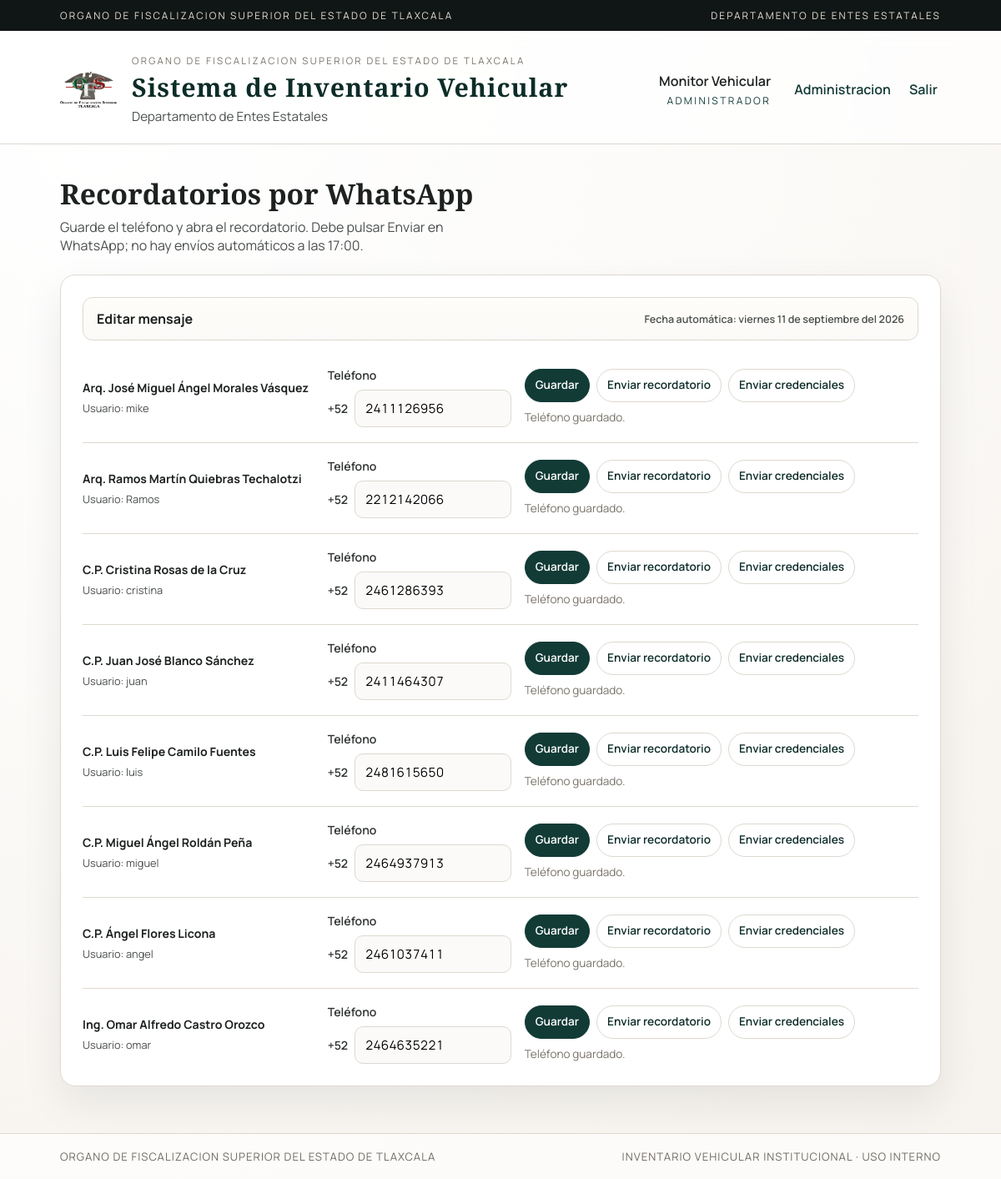
/configuracion/recordatorios (signed in), run on the app's committed database.
### tables this page shows
CREATE TABLE usuarios (
                id INTEGER PRIMARY KEY AUTOINCREMENT,
                nombre TEXT NOT NULL,
                usuario TEXT UNIQUE NOT NULL,
                clave TEXT NOT NULL,
                rol TEXT NOT NULL DEFAULT 'usuario',
                puesto TEXT DEFAULT '',
                entes TEXT NOT NULL DEFAULT 'TODOS',
                activo INTEGER DEFAULT 1
            , telefono_whatsapp TEXT);

### app.py (the view)
    @app.get("/configuracion/recordatorios")
    def recordatorios():
        if session.get("rol") != "monitor":
            abort(403)
        return _render_recordatorios()

### app.py (called while the page is built)
def _limites_semana_laboral(base: Optional[date] = None, total: int = 5) -> Tuple[date, date]:
    hoy = base or date.today()
    inicio = hoy
    if inicio.weekday() >= 5:
        dias_hasta_lunes = (7 - inicio.weekday()) % 7
        inicio = inicio + timedelta(days=dias_hasta_lunes)
    fin = inicio
    dias_contados = 1
    while dias_contados < total:
        fin += timedelta(days=1)
        if fin.weekday() < 5:
            dias_contados += 1
    return inicio, fin

def _clave_control_interno(usuario: str) -> str:
    if not USUARIOS_CONTRASENAS.exists():
        return ""
    with USUARIOS_CONTRASENAS.open(newline="", encoding="utf-8-sig") as handle:
        for row in csv.DictReader(handle):
            if (row.get("usuario") or "").strip().casefold() == (usuario or "").strip().casefold():
                return (row.get("contrasena") or "").strip()
    return ""

def _fecha_larga_es(fecha_iso: str) -> str:
    if not fecha_iso:
        return ""
    try:
        fecha = datetime.strptime(fecha_iso, "%Y-%m-%d").date()
    except ValueError:
        return fecha_iso
    dias = [
        "Lunes",
        "Martes",
        "Miércoles",
        "Jueves",
        "Viernes",
        "Sábado",
        "Domingo",
    ]
    meses = [
        "Enero",
        "Febrero",
        "Marzo",
        "Abril",
        "Mayo",
        "Junio",
        "Julio",
        "Agosto",
        "Septiembre",
        "Octubre",
        "Noviembre",
        "Diciembre",
    ]
    return f"{dias[fecha.weekday()]} {fecha.day:02d} de {meses[fecha.month - 1]} del {fecha.year}"

### scripts/utils.py (called while the page is built)
def normalizar_rol(rol: str) -> str:
    if (rol or "").strip().lower() in {"admin", "administrador", "gestor", "monitor"}:
        return "monitor"
    return "user"

    def _connect(self):
        conn = sqlite3.connect(self.db_path, timeout=10)
        conn.row_factory = sqlite3.Row
        return conn

    def listar_usuarios_recordatorios(self) -> List[Dict]:
        conn = self._connect()
        try:
            return [dict(row) for row in conn.execute("""
                SELECT id, nombre, usuario, telefono_whatsapp
                FROM usuarios
                WHERE activo=1
                  AND LOWER(TRIM(COALESCE(rol, ''))) NOT IN ('admin', 'administrador', 'gestor', 'monitor')
                ORDER BY nombre
            """)]
        finally:
            conn.close()

### templates/recordatorios.html (shortened to what this page needs)
{% extends "base.html" %}
{% block content %}
<section class="page-header">
  <div>
    <h2>Recordatorios por WhatsApp</h2>
    <p>Guarde el teléfono y abra el recordatorio. Debe pulsar Enviar en WhatsApp; no hay envíos automáticos a las 17:00.</p>
  </div>
</section>
<section class="card">
  {% include "_recordatorios_panel.html" %}
</section>
{% endblock %}

### templates/_recordatorios_panel.html (shortened to what this page needs)
<details class="recordatorio-editor">
  <summary>
    <span>Editar mensaje</span>
    <small>Fecha automática: {{ fecha_recordatorio }}</small>
  </summary>
</details>
{% for usuario in usuarios %}
{% set numero = usuario.telefono_whatsapp[3:] if usuario.telefono_whatsapp else '' %}
<form method="post" action="{{ url_for('recordatorios_guardar', usuario_id=usuario.id) }}" class="form recordatorio-row" aria-label="Recordatorio para {{ usuario.usuario }}" data-recordatorio>
  <div class="recordatorio-persona">
    <strong>{{ usuario.nombre }}</strong>
    <span>Usuario: {{ usuario.usuario }}</span>
  </div>
  <label for="telefono-{{ usuario.id }}">
    <span>Teléfono<span class="sr-only"> de {{ usuario.usuario }}</span></span>
    <span class="telefono-campo">
      <span>+52</span>
      <input type="tel" inputmode="tel" name="telefono_whatsapp" id="telefono-{{ usuario.id }}"
        value="{{ telefono_ingresado if usuario_editado == usuario.id else numero }}"
        data-guardado="{{ numero }}" pattern="[0-9]{10}" autocomplete="off"
        aria-describedby="telefono-ayuda estado-{{ usuario.id }}{% if usuario_editado == usuario.id %} telefono-error{% endif %}"
        {% if usuario_editado == usuario.id %}aria-invalid="true"{% endif %}>
    </span>
  </label>
  <div>
    <div class="actions-inline">
      <button class="btn primary" type="submit">Guardar</button>
      <a
        class="btn ghost"
        role="link"
        aria-disabled="true"
        tabindex="-1"
        data-whatsapp-url="{{ usuario.recordatorio_url or '' }}"
        data-recordatorio-url
        data-chat-url="{{ usuario.chat_url or '' }}"
        data-nombre="{{ usuario.nombre }}"
        target="_blank"
        rel="noopener noreferrer"
      >Enviar recordatorio</a>
      <a class="btn ghost" role="link" aria-disabled="true" tabindex="-1" data-whatsapp-url="{{ usuario.credenciales_url or '' }}" target="_blank" rel="noopener noreferrer">Enviar credenciales</a>
    </div>
    <p class="hint" id="estado-{{ usuario.id }}" data-estado aria-live="polite">{{ 'Teléfono guardado.' if numero else 'Sin teléfono.' }}</p>
  </div>
</form>
{% else %}
<p class="empty">No hay usuarios activos para configurar.</p>
{% endfor %}

### static/css/style.css (style rules this page uses)
:root { --ink: #1d2120; --ink-soft: #4a4f4d; --accent: #123b36; --accent-dark: #0c2c28; --gold: #a48345; --stone: #f6f3ee; --sand: #efe9e0; --line: #ded8cf; --alert: #b04343; --success: #2b6b57; --warning: #b07b2a; --shadow: 0 20px 50px rgba(18, 26, 23, 0.08); }
* { box-sizing: border-box; }
html, body { max-width: 100%; overflow-x: hidden; }
body { margin: 0; font-family: "Manrope", sans-serif; color: var(--ink); background: radial-gradient(circle at 10% 10%, #ffffff 0%, rgba(255, 255, 255, 0.75) 38%, rgba(247, 243, 238, 0.9) 100%), linear-gradient(180deg, #f6f3ee 0%, #efe9e0 100%); }
.card { min-width: 0; max-width: 100%; background: #ffffff; border: 1px solid var(--line); border-radius: 18px; padding: 26px; box-shadow: var(--shadow); animation: rise 0.6s ease both; }
.page-header { display: flex; flex-wrap: wrap; justify-content: space-between; align-items: flex-end; gap: 20px; animation: rise 0.6s ease both; min-width: 0; }
.page-header h2 { font-family: "Cormorant Garamond", serif; font-size: 2.1rem; margin: 0 0 6px; }
.page-header p { margin: 0; color: var(--ink-soft); max-width: 520px; }
.form { display: grid; gap: 16px; }
.form-grid label, .form-section label, .form label { display: grid; gap: 8px; font-weight: 600; color: #2f3432; min-width: 0; }
.form-grid input, .form-grid select, .form-grid textarea, .form input, .form select, .form textarea { width: 100%; max-width: 100%; min-width: 0; padding: 11px 12px; border-radius: 10px; border: 1px solid var(--line); font-family: inherit; font-size: 0.95rem; background: #fbfaf9; }
.actions-inline { display: flex; flex-wrap: wrap; gap: 8px; align-items: center; min-width: 0; max-width: 100%; }
.btn { max-width: 100%; border: 1px solid var(--accent); background: #fff; color: var(--accent); padding: 8px 18px; border-radius: 999px; font-weight: 600; cursor: pointer; white-space: normal; text-align: center; transition: transform 0.2s ease, box-shadow 0.2s ease; }
.btn.primary { background: var(--accent); color: #fff; box-shadow: 0 12px 26px rgba(18, 59, 54, 0.2); }
.btn.ghost:not(.primary) { border-color: var(--line); color: var(--accent-dark); }
.recordatorio-row { display: grid; grid-template-columns: minmax(150px, 1fr) minmax(180px, 220px) minmax(0, 1.7fr); gap: 16px; align-items: center; padding: 18px 0; border-bottom: 1px solid var(--line); font-size: 0.88rem; }
.recordatorio-row:last-child { border-bottom: 0; padding-bottom: 0; }
.recordatorio-persona { display: grid; gap: 6px; overflow-wrap: anywhere; }
.recordatorio-persona > span { color: var(--ink-soft); font-size: 0.8rem; }
.recordatorio-editor { margin-bottom: 14px; border: 1px solid var(--line); border-radius: 12px; background: linear-gradient(180deg, #fffdf9 0%, #fbfaf8 100%); overflow: hidden; }
.recordatorio-editor summary { display: flex; align-items: center; justify-content: space-between; gap: 12px; padding: 14px 16px; cursor: pointer; font-weight: 700; color: var(--ink); list-style-position: inside; }
.recordatorio-editor summary small { color: var(--ink-soft); font-size: 0.78rem; font-weight: 600; text-align: right; }
.recordatorio-row .btn, .credenciales-emergencia .btn { display: inline-flex; align-items: center; justify-content: center; min-height: 40px; padding: 8px 12px; font-family: inherit; font-size: 0.85rem; line-height: 1.25; text-decoration: none; box-shadow: none; }
.recordatorio-row .hint { margin: 8px 0 0; line-height: 1.5; }
.telefono-campo { display: flex; align-items: center; gap: 8px; }
.telefono-campo input { width: 100%; min-width: 0; font-variant-numeric: tabular-nums; }
.hint { margin-top: 18px; font-size: 0.85rem; color: #7a746b; }

### data on the page
usuarios: nombre "Arq. José Miguel Ángel Morales Vásquez", usuario "mike", telefono_whatsapp "2411126956"
usuarios: nombre "Arq. Ramos Martín Quiebras Techalotzi", usuario "Ramos", telefono_whatsapp "2212142066"
usuarios: nombre "C.P. Cristina Rosas de la Cruz", usuario "cristina", telefono_whatsapp "2461286393"
usuarios: nombre "C.P. Juan José Blanco Sánchez", usuario "juan", telefono_whatsapp "2411464307"
usuarios: nombre "C.P. Luis Felipe Camilo Fuentes", usuario "luis", telefono_whatsapp "2481615650"
usuarios: nombre "C.P. Miguel Ángel Roldán Peña", usuario "miguel", telefono_whatsapp "2464937913"
usuarios: nombre "C.P. Ángel Flores Licona", usuario "angel", telefono_whatsapp "2461037411"
usuarios: nombre "Ing. Omar Alfredo Castro Orozco", usuario "omar", telefono_whatsapp "2464635221"

### other printed values
{{ session.get('nombre') }} "Monitor Vehicular"
{{ fecha_recordatorio }} "viernes 11 de septiembre del 2026"
